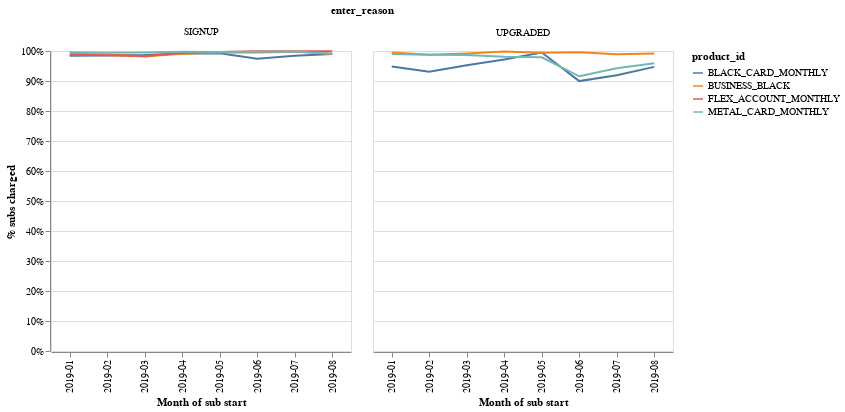

Here is the notebook cell this chart was saved with:
### Markdown cell above
### Why are not all users charged? 

Most likely this is because of churn. The next graph visualizes the % of payments we charged to customers while they still had the product e.g. dropping all payment numbers that happened after they were dropped by dunning/AML.

What explains the delta between 100% and the realized values now? 
- we did not charge fees from customers that should be charged
- user had a discount 
- user was an employee 
- problem in our code

### Code cell
data = df

# drop all subscription pamyents that would not be running anymore.
data = data.loc[data["subscription_valid_from"] < "2019-09-01", :]

# trim market
data["market"] = data["market"].str.strip()

# drop UK
data = data.loc[data["market"] != "GBR", :]
data["month"] = pd.to_datetime(data["subscription_valid_from"]).dt.to_period("M")

data["age_churn"] = (
    pd.to_datetime(data["subscription_valid_until"])
    - pd.to_datetime(data["subscription_valid_from"])
) / np.timedelta64(1, "M")
data["age_churn"] = data["age_churn"].round()

# keep only payment_no that were still relevant for user -_> e.g. drop payment_no that would have happened after churn.
data = data.loc[data["age_churn"] >= data["payment_no"], :]

data = (
    data.groupby(["product_id", "month", "enter_reason"])["charged"]
    .agg("mean")
    .reset_index()
)

data["month"] = data["month"].astype(str)

alt.Chart(
    data.loc[
        (data["enter_reason"] != "DOWNGRADED") & (data["enter_reason"] != "RENEWED"), :
    ]
).mark_line().encode(
    x=alt.X("month:N", axis=alt.Axis(title="Month of sub start")),
    y=alt.Y("charged:Q", axis=alt.Axis(format="%", title="% subs charged")),
    color="product_id:N",
).properties(
    width=300, height=300, title="% of 12 months charged"
).facet(
    facet="enter_reason:N", columns=3
)

### Figure 1 — Vega-Lite specification as saved in the notebook (floating-point values rounded to 4 significant figures)
{"config": {"view": {"continuousWidth": 400, "continuousHeight": 300}}, "data": {"name": "data-7664bb8dc93419ec06436e5d56e26c57"}, "facet": {"type": "nominal", "field": "enter_reason"}, "spec": {"mark": "line", "encoding": {"color": {"type": "nominal", "field": "product_id"}, "x": {"type": "nominal", "axis": {"title": "Month of sub start"}, "field": "month"}, "y": {"type": "quantitative", "axis": {"format": "%", "title": "% subs charged"}, "field": "charged"}}, "height": 300, "title": "% of 12 months charged", "width": 300}, "columns": 3, "$schema": "https://vega.github.io/schema/vega-lite/v4.8.1.json", "datasets": {"data-7664bb8dc93419ec06436e5d56e26c57": [{"product_id": "BLACK_CARD_MONTHLY", "month": "2019-01", "enter_reason": "SIGNUP", "charged": 0.9846}, {"product_id": "BLACK_CARD_MONTHLY", "month": "2019-01", "enter_reason": "UPGRADED", "charged": 0.9483}, {"product_id": "BLACK_CARD_MONTHLY", "month": "2019-02", "enter_reason": "SIGNUP", "charged": 0.9846}, {"product_id": "BLACK_CARD_MONTHLY", "month": "2019-02", "enter_reason": "UPGRADED", "charged": 0.9306}, {"product_id": "BLACK_CARD_MONTHLY", "month": "2019-03", "enter_reason": "SIGNUP", "charged": 0.9867}, {"product_id": "BLACK_CARD_MONTHLY", "month": "2019-03", "enter_reason": "UPGRADED", "charged": 0.9526}, {"product_id": "BLACK_CARD_MONTHLY", "month": "2019-04", "enter_reason": "SIGNUP", "charged": 0.9916}, {"product_id": "BLACK_CARD_MONTHLY", "month": "2019-04", "enter_reason": "UPGRADED", "charged": 0.9716}, {"product_id": "BLACK_CARD_MONTHLY", "month": "2019-05", "enter_reason": "SIGNUP", "charged": 0.9928}, {"product_id": "BLACK_CARD_MONTHLY", "month": "2019-05", "enter_reason": "UPGRADED", "charged": 0.995}, {"product_id": "BLACK_CARD_MONTHLY", "month": "2019-06", "enter_reason": "SIGNUP", "charged": 0.974}, {"product_id": "BLACK_CARD_MONTHLY", "month": "2019-06", "enter_reason": "UPGRADED", "charged": 0.8997}, {"product_id": "BLACK_CARD_MONTHLY", "month": "2019-07", "enter_reason": "SIGNUP", "charged": 0.9842}, {"product_id": "BLACK_CARD_MONTHLY", "month": "2019-07", "enter_reason": "UPGRADED", "charged": 0.9191}, {"product_id": "BLACK_CARD_MONTHLY", "month": "2019-08", "enter_reason": "SIGNUP", "charged": 0.9897}, {"product_id": "BLACK_CARD_MONTHLY", "month": "2019-08", "enter_reason": "UPGRADED", "charged": 0.9471}, {"product_id": "BUSINESS_BLACK", "month": "2019-01", "enter_reason": "SIGNUP", "charged": 0.9916}, {"product_id": "BUSINESS_BLACK", "month": "2019-01", "enter_reason": "UPGRADED", "charged": 0.9951}, {"product_id": "BUSINESS_BLACK", "month": "2019-02", "enter_reason": "SIGNUP", "charged": 0.9878}, {"product_id": "BUSINESS_BLACK", "month": "2019-02", "enter_reason": "UPGRADED", "charged": 0.9875}, {"product_id": "BUSINESS_BLACK", "month": "2019-03", "enter_reason": "SIGNUP", "charged": 0.9813}, {"product_id": "BUSINESS_BLACK", "month": "2019-03", "enter_reason": "UPGRADED", "charged": 0.9918}, {"product_id": "BUSINESS_BLACK", "month": "2019-04", "enter_reason": "SIGNUP", "charged": 0.9905}, {"product_id": "BUSINESS_BLACK", "month": "2019-04", "enter_reason": "UPGRADED", "charged": 0.9981}, {"product_id": "BUSINESS_BLACK", "month": "2019-05", "enter_reason": "SIGNUP", "charged": 0.995}, {"product_id": "BUSINESS_BLACK", "month": "2019-05", "enter_reason": "UPGRADED", "charged": 0.9945}, {"product_id": "BUSINESS_BLACK", "month": "2019-06", "enter_reason": "SIGNUP", "charged": 0.995}, {"product_id": "BUSINESS_BLACK", "month": "2019-06", "enter_reason": "UPGRADED", "charged": 0.9961}, {"product_id": "BUSINESS_BLACK", "month": "2019-07", "enter_reason": "SIGNUP", "charged": 0.9971}, {"product_id": "BUSINESS_BLACK", "month": "2019-07", "enter_reason": "UPGRADED", "charged": 0.9894}, {"product_id": "BUSINESS_BLACK", "month": "2019-08", "enter_reason": "SIGNUP", "charged": 0.9908}, {"product_id": "BUSINESS_BLACK", "month": "2019-08", "enter_reason": "UPGRADED", "charged": 0.9915}, {"product_id": "FLEX_ACCOUNT_MONTHLY", "month": "2019-01", "enter_reason": "SIGNUP", "charged": 0.9874}, {"product_id": "FLEX_ACCOUNT_MONTHLY", "month": "2019-02", "enter_reason": "SIGNUP", "charged": 0.9862}, {"product_id": "FLEX_ACCOUNT_MONTHLY", "month": "2019-03", "enter_reason": "SIGNUP", "charged": 0.9831}, {"product_id": "FLEX_ACCOUNT_MONTHLY", "month": "2019-04", "enter_reason": "SIGNUP", "charged": 0.9936}, {"product_id": "FLEX_ACCOUNT_MONTHLY", "month": "2019-05", "enter_reason": "SIGNUP", "charged": 0.9969}, {"product_id": "FLEX_ACCOUNT_MONTHLY", "month": "2019-06", "enter_reason": "SIGNUP", "charged": 0.999}, {"product_id": "FLEX_ACCOUNT_MONTHLY", "month": "2019-07", "enter_reason": "SIGNUP", "charged": 0.9993}, {"product_id": "FLEX_ACCOUNT_MONTHLY", "month": "2019-08", "enter_reason": "SIGNUP", "charged": 0.9994}, {"product_id": "METAL_CARD_MONTHLY", "month": "2019-01", "enter_reason": "SIGNUP", "charged": 0.9961}, {"product_id": "METAL_CARD_MONTHLY", "month": "2019-01", "enter_reason": "UPGRADED", "charged": 0.9896}, {"product_id": "METAL_CARD_MONTHLY", "month": "2019-02", "enter_reason": "SIGNUP", "charged": 0.9941}, {"product_id": "METAL_CARD_MONTHLY", "month": "2019-02", "enter_reason": "UPGRADED", "charged": 0.9871}, {"product_id": "METAL_CARD_MONTHLY", "month": "2019-03", "enter_reason": "SIGNUP", "charged": 0.9952}, {"product_id": "METAL_CARD_MONTHLY", "month": "2019-03", "enter_reason": "UPGRADED", "charged": 0.9863}, {"product_id": "METAL_CARD_MONTHLY", "month": "2019-04", "enter_reason": "SIGNUP", "charged": 0.9975}, {"product_id": "METAL_CARD_MONTHLY", "month": "2019-04", "enter_reason": "UPGRADED", "charged": 0.9804}, {"product_id": "METAL_CARD_MONTHLY", "month": "2019-05", "enter_reason": "SIGNUP", "charged": 0.9971}, {"product_id": "METAL_CARD_MONTHLY", "month": "2019-05", "enter_reason": "UPGRADED", "charged": 0.9788}, {"product_id": "METAL_CARD_MONTHLY", "month": "2019-06", "enter_reason": "SIGNUP", "charged": 0.9977}, {"product_id": "METAL_CARD_MONTHLY", "month": "2019-06", "enter_reason": "UPGRADED", "charged": 0.9157}, {"product_id": "METAL_CARD_MONTHLY", "month": "2019-07", "enter_reason": "SIGNUP", "charged": 0.9979}, {"product_id": "METAL_CARD_MONTHLY", "month": "2019-07", "enter_reason": "UPGRADED", "charged": 0.9425}, {"product_id": "METAL_CARD_MONTHLY", "month": "2019-08", "enter_reason": "SIGNUP", "charged": 0.991}, {"product_id": "METAL_CARD_MONTHLY", "month": "2019-08", "enter_reason": "UPGRADED", "charged": 0.9594}]}}
